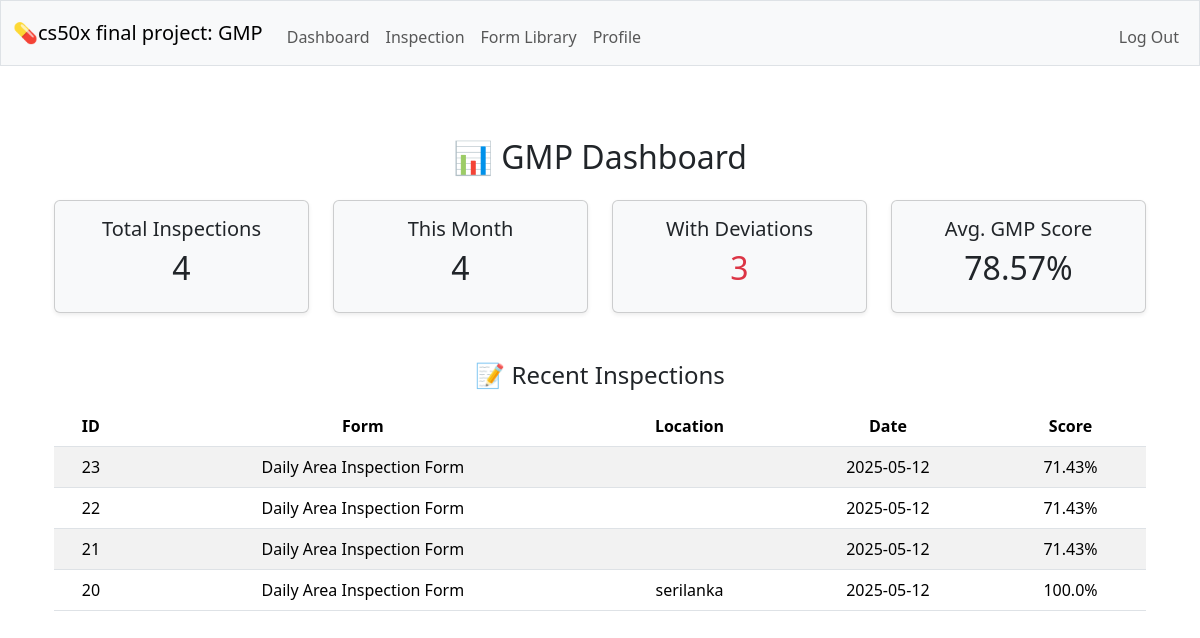
The page /dashboard (signed in) on the database as committed earlier.
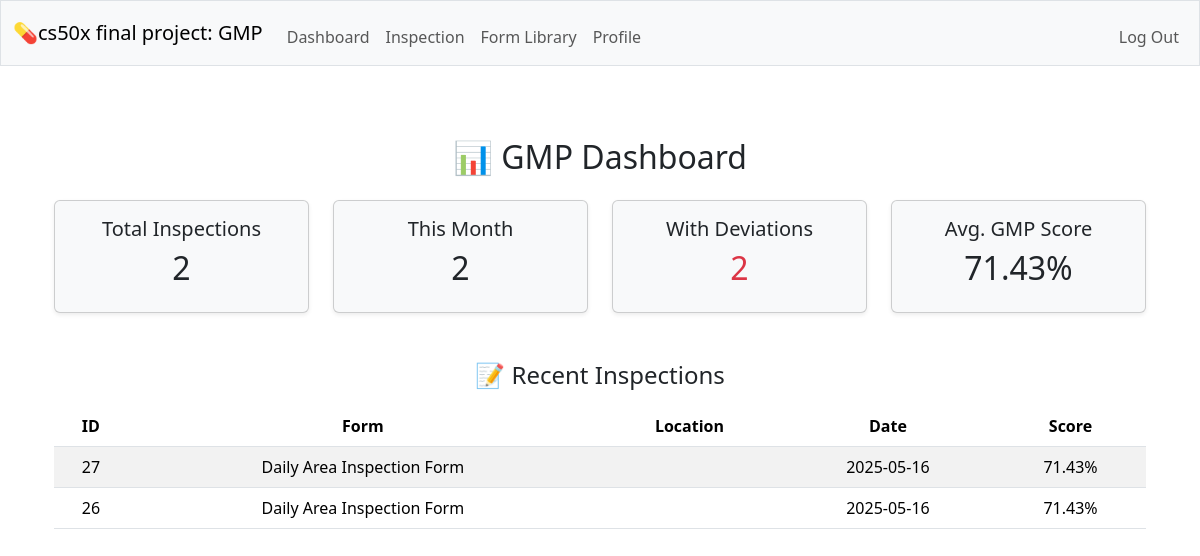
The same page on the database as committed later.
### tables this page shows
CREATE TABLE inspections (id INTEGER PRIMARY KEY AUTOINCREMENT NOT NULL, form_id INTEGER NOT NULL, inspector_id INTEGER NOT NULL, submitted_at DATETIME DEFAULT CURRENT_TIMESTAMP, location TEXT,  notes TEXT,  score REAL, FOREIGN KEY (form_id) REFERENCES forms(id), FOREIGN KEY (inspector_id) REFERENCES users(id)
);

CREATE TABLE forms (id INTEGER PRIMARY KEY AUTOINCREMENT NOT NULL, name TEXT NOT NULL UNIQUE, description TEXT NOT NULL, created_by INTEGER NOT NULL, FOREIGN KEY (created_by) REFERENCES users(id) );

### app.py (the view)
@app.route("/dashboard")
@login_required
def dashboard():
    user_id = session["user_id"]
    total_inspections = db.execute("""
        SELECT COUNT(*) AS count FROM inspections WHERE inspector_id = ?
    """, user_id)[0]["count"]
    current_month = datetime.now().strftime("%Y-%m")
    inspections_this_month = db.execute("""
        SELECT COUNT(*) AS count FROM inspections
        WHERE strftime('%Y-%m', submitted_at) = ?
    """, (current_month,))[0]["count"]
    deviations = db.execute("""
        SELECT COUNT(*) AS count FROM inspections
        WHERE inspector_id = ? AND score < 100
    """, user_id)[0]["count"]
    recent_inspections = db.execute("""
        SELECT i.id, f.name AS form_name, i.submitted_at, i.location, i.score
        FROM inspections i
        JOIN forms f ON i.form_id = f.id
        WHERE i.inspector_id = ?
        ORDER BY i.submitted_at DESC
        LIMIT 5
    """, user_id)
    avg_score = db.execute("""
        SELECT ROUND(AVG(score), 2) AS avg FROM inspections WHERE inspector_id = ?
    """, user_id)[0]["avg"] or 0
    return render_template("dashboard.html",
                           total=total_inspections,
                           this_month=inspections_this_month,
                           deviations=deviations,
                           recent=recent_inspections,
                           avg_score=avg_score)

### helpers.py (called while the page is built)
def login_required(f):
    @wraps(f)
    def decorated_function(*args, **kwargs):
        if session.get("user_id") is None:
            return redirect("/login")
        return f(*args, **kwargs)
    return decorated_function

### templates/dashboard.html (shortened to what this page needs)
{% extends "layout.html" %}
{% block main %}
<div class="container py-4">
    <h2 class="mb-4">📊 GMP Dashboard</h2>
    <div class="row text-center mb-4">
        <div class="col-md-3">
            <div class="card bg-light shadow-sm">
                <div class="card-body">
                    <h5>Total Inspections</h5>
                    <h2>{{ total }}</h2>
                </div>
            </div>
        </div>
        <div class="col-md-3">
            <div class="card bg-light shadow-sm">
                <div class="card-body">
                    <h5>This Month</h5>
                    <h2>{{ this_month }}</h2>
                </div>
            </div>
        </div>
        <div class="col-md-3">
            <div class="card bg-light shadow-sm">
                <div class="card-body">
                    <h5>With Deviations</h5>
                    <h2 class="text-danger">{{ deviations }}</h2>
                </div>
            </div>
        </div>
        <div class="col-md-3">
            <div class="card bg-light shadow-sm">
                <div class="card-body">
                    <h5>Avg. GMP Score</h5>
                    <h2>{{ avg_score }}%</h2>
                </div>
            </div>
        </div>
    </div>
    <h4 class="mt-5">📝 Recent Inspections</h4>
    <table class="table table-striped table-hover mt-3">
        <thead>
            <tr>
                <th>ID</th>
                <th>Form</th>
                <th>Location</th>
                <th>Date</th>
                <th>Score</th>
            </tr>
        </thead>
        <tbody>
            {% for inspection in recent %}
            <tr>
                <td>{{ inspection.id }}</td>
                <td>{{ inspection.form_name }}</td>
                <td>{{ inspection.location }}</td>
                <td>{{ inspection.submitted_at[:10] }}</td>
                <td>{{ inspection.score }}%</td>
            </tr>
            {% else %}
            <tr>
                <td colspan="5" class="text-center">No inspections found.</td>
            </tr>
            {% endfor %}
        </tbody>
    </table>
</div>
{% endblock %}

### templates/layout.html (shortened to what this page needs)
<!DOCTYPE html>
<html lang="en">
    <head>
        <link href="https://cdn.jsdelivr.net/npm/bootstrap@5.3.3/dist/css/bootstrap.min.css" rel="stylesheet">
        <link href="/static/styles.css" rel="stylesheet">
    </head>
    <body>
        <nav class="bg-light border navbar navbar-expand-md navbar-light">
            <div class="container-fluid">
                <a class="navbar-brand" href="/">💊cs50x final project: GMP</a>
                <div class="collapse navbar-collapse" id="navbar">
                    {% if session["user_id"] %}
                        <ul class="navbar-nav me-auto mt-2">
                            <li class="nav-item"><a class="nav-link" href="/dashboard">Dashboard</a></li>
                            <li class="nav-item"><a class="nav-link" href="/inspection_show">Inspection</a></li>
                            <li class="nav-item"><a class="nav-link" href="/forms_show">Form Library</a></li>
                            <li class="nav-item"><a class="nav-link" href="/">Profile</a></li>
                        </ul>
                        <ul class="navbar-nav ms-auto mt-2">
                            <li class="nav-item"><a class="nav-link" href="/logout">Log Out</a></li>
                        </ul>
                    {% else %}
                        <ul class="navbar-nav ms-auto mt-2">
                            <li class="nav-item"><a class="nav-link" href="/register">Register</a></li>
                            <li class="nav-item"><a class="nav-link" href="/login">Log In</a></li>
                        </ul>
                    {% endif %}
                </div>
            </div>
        </nav>
        <main class="container py-5 text-center">
            {% block main %}{% endblock %}
        </main>
    </body>
</html>

Rows that differ between the two databases and show on the page:
removed inspections: id "23", form_name "Daily Area Inspection Form", submitted_at "2025-05-12", score "71.43"
removed inspections: id "22", form_name "Daily Area Inspection Form", submitted_at "2025-05-12", score "71.43"
removed inspections: id "21", form_name "Daily Area Inspection Form", submitted_at "2025-05-12", score "71.43"
removed inspections: id "20", form_name "Daily Area Inspection Form", location "serilanka", submitted_at "2025-05-12", score "100.0"
added inspections: id "27", form_name "Daily Area Inspection Form", submitted_at "2025-05-16", score "71.43"
added inspections: id "26", form_name "Daily Area Inspection Form", submitted_at "2025-05-16", score "71.43"
Other text that changed with them:
{{ total }}: "4" → "2"
{{ this_month }}: "4" → "2"
{{ deviations }}: "3" → "2"
{{ avg_score }}: "78.57" → "71.43"
